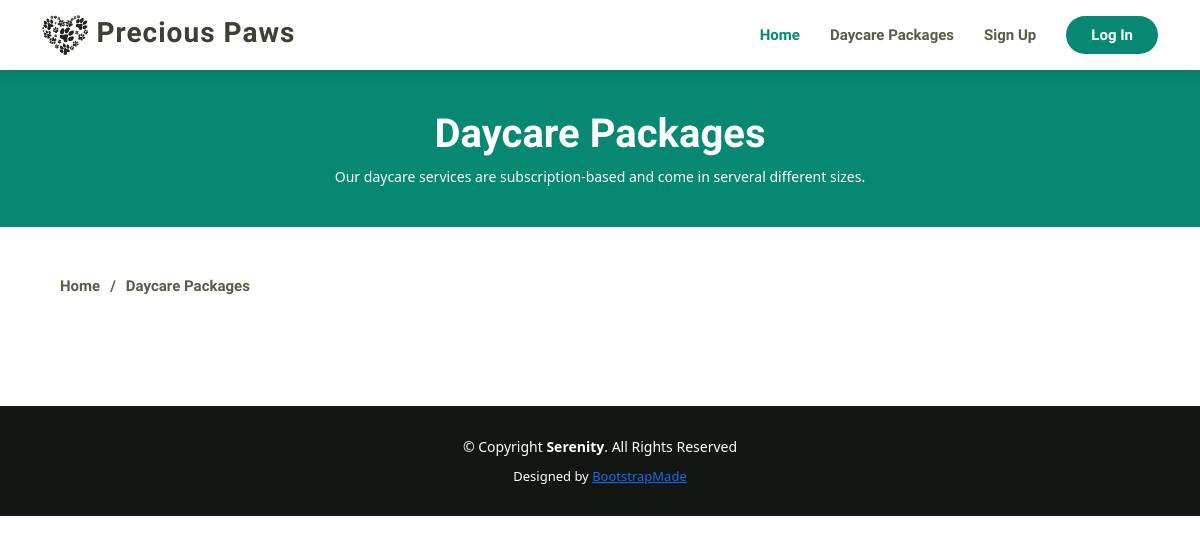
/services/, run on an earlier commit of the app's database.
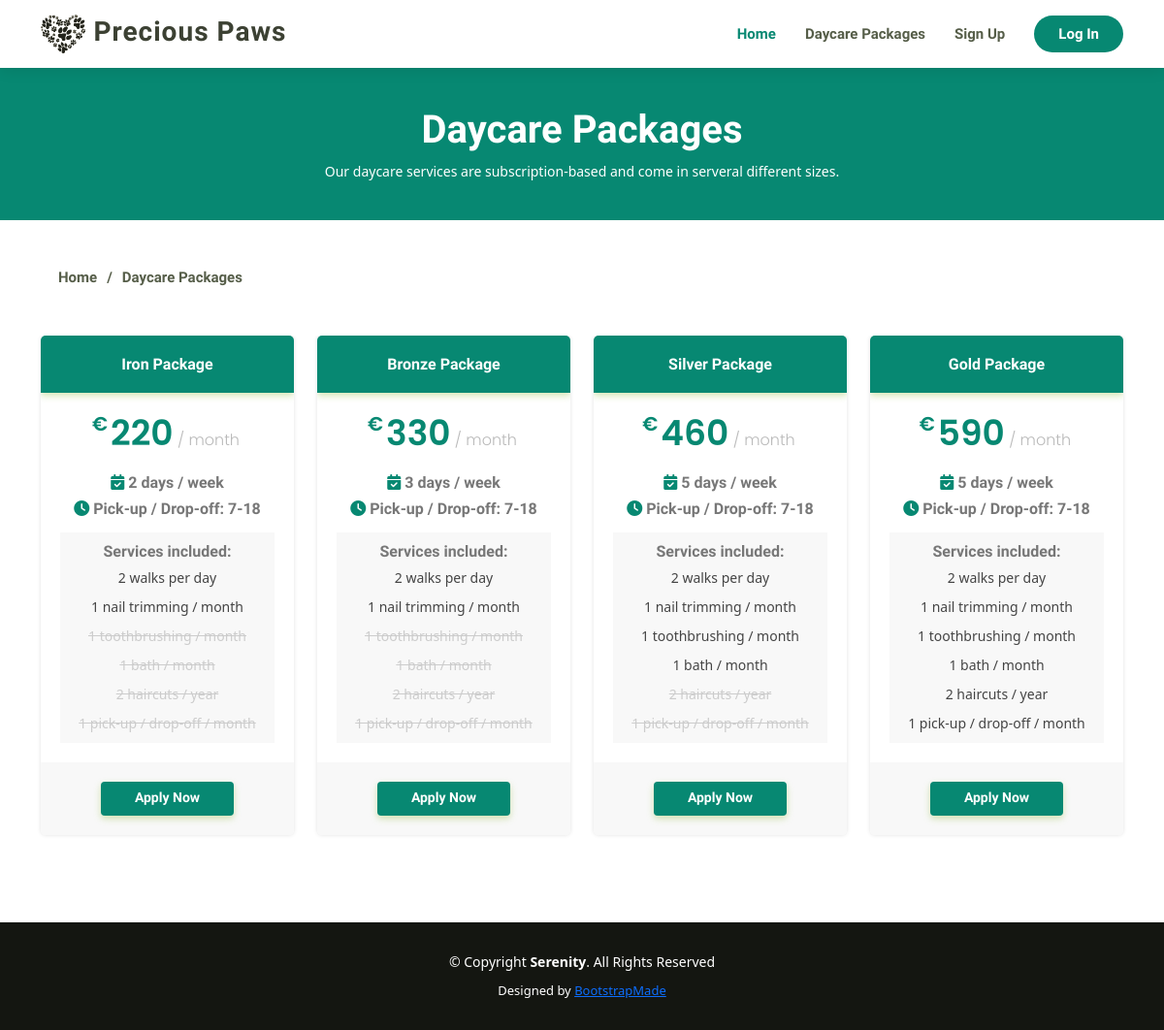
And on a later commit of the database.
### daycare/models.py (models this page shows, shortened)
class Service(models.Model):
    title = models.CharField(max_length=200, unique=True)
    no_days = models.IntegerField()
    nails = models.BooleanField(default=False)
    teeth = models.BooleanField(default=False)
    bath = models.BooleanField(default=False)
    hair_cuts = models.BooleanField(default=False)
    pickup = models.BooleanField(default=False)
    price = models.IntegerField()

### daycare/views.py (the view)
# urls.py: path('services/', views.Services.as_view(), name='services'),
class Services(generic.ListView):
    model = Service
    template_name = 'services.html'
    ordering = ['price']

### templates/services.html
{% extends "base.html" %}
{% block content %}
<main id="main">
    <section id="breadcrumbs" class="breadcrumbs">
        <div class="breadcrumb-hero">
            <div class="container">
                <div class="breadcrumb-hero">
                    <h1><strong>Daycare Packages</strong></h1>
                    <p>Our daycare services are subscription-based and come in serveral different sizes.</p>
                </div>
            </div>
        </div>
        <div class="container navbar">
            <ol>
                <li><a href="{% url 'home' %}">Home</a></li>
                <li class="crumb">Daycare Packages</li>
            </ol>
        </div>
    </section>
    <section id="pricing" class="pricing">
        <div class="container">
            <div class="row">
                {% for service in service_list %}
                <div class="col-lg-3 col-md-6">
                    <div class="box featured" data-aos="fade-up">
                        <h3>{{ service.title }}</h3>
                        <h4><sup>€</sup>{{ service.price }}<span> / month</span></h4>
                        <h6><i class="fa-solid fa-calendar-check"></i> {{ service.no_days }} days / week</h6>
                        <h6><i class="fa-solid fa-clock"></i> Pick-up / Drop-off: 7-18</h6>
                        <ul>
                            <h6><strong>Services included:</strong></h6>
                            <li>2 walks per day</li>
                            {% if service.nails %}
                            <li>1 nail trimming / month</li>
                            {% else %}
                            <li class="na">1 nail trimming / month</li>
                            {% endif %}
                            {% if service.teeth %}
                            <li>1 toothbrushing / month</li>
                            {% else %}
                            <li class="na">1 toothbrushing / month</li>
                            {% endif %}
                            {% if service.bath %}
                            <li>1 bath / month</li>
                            {% else %}
                            <li class="na">1 bath / month</li>
                            {% endif %}
                            {% if service.hair_cuts %}
                            <li>2 haircuts / year</li>
                            {% else %}
                            <li class="na">2 haircuts / year</li>
                            {% endif %}
                            {% if service.pickup %}
                            <li>1 pick-up / drop-off / month</li>
                            {% else %}
                            <li class="na">1 pick-up / drop-off / month</li>
                            {% endif %}
                        </ul>
                        <div class="btn-wrap">
                            <a href="#" class="btn-buy">Apply Now</a>
                        </div>
                    </div>
                </div>
                {% endfor %}
            </div>
        </div>
    </section>
</main>
{% endblock %}

### templates/base.html (shortened to what this page needs)
{% load static %}
<!DOCTYPE html>
<html lang="en">
<head>
    <link rel="stylesheet" href="https://cdn.jsdelivr.net/npm/bootstrap@4.3.1/dist/css/bootstrap.min.css"
>
    <link rel="stylesheet" href="{% static 'css/style.css' %}">
    <link href="{% static 'vendor/aos/aos.css' %}" rel="stylesheet">
    <link href="{% static 'vendor/bootstrap/css/bootstrap.min.css' %}" rel="stylesheet">
    <link href="{% static 'vendor/bootstrap-icons/bootstrap-icons.css' %}" rel="stylesheet">
    <link href="{% static 'vendor/boxicons/css/boxicons.min.css' %}" rel="stylesheet">
    <link href="{% static 'vendor/glightbox/css/glightbox.min.css' %}" rel="stylesheet">
    <link href="{% static 'vendor/swiper/swiper-bundle.min.css' %}" rel="stylesheet">
</head>
<body>
    <header id="header" class="fixed-top d-flex align-items-center">
        <div class="container d-flex align-items-center justify-content-between">
            <div class="logo">
                <h1 class="text-light"><a href="{% url 'home' %}"><img src="{% static 'images/paws.png' %}"
                            class="img-fluid" alt="logo"> Precious Paws</a></h1>
            </div>
            <nav id="navbar" class="navbar">
                <ul>
                    <li><a class="active" href="{% url 'home' %}">Home</a></li>
                    <li><a href="{% url 'services' %}">Daycare Packages</a></li>
                    {% if user.is_authenticated %}
                    <li><a class="getstarted" href="{% url 'account_logout' %}">Log Out</a></li>
                    {% else %}
                    <li><a href="{% url 'account_signup' %}">Sign Up</a></li>
                    <li><a class="getstarted" href="{% url 'account_login' %}">Log In</a></li>
                    {% endif %}
                </ul>
            </nav>
        </div>
    </header>
    <main class="flex-shrink-0 main-bg">
        {% block content %}{% endblock content %}
    </main>
    <footer id="footer">
        <div class="container">
            <div class="copyright">
                &copy; Copyright <strong><span>Serenity</span></strong>. All Rights Reserved
            </div>
            <div class="credits">
                Designed by <a href="https://bootstrapmade.com/">BootstrapMade</a>
            </div>
        </div>
    </footer>
</body>
</html>

### static/css/style.css (style rules this page uses)
body { font-family: "Open Sans", sans-serif; color: #444444; }
a { color: #055e4f; text-decoration: none; }
h1, h2, h3, h4, h5, h6 { font-family: "Raleway", sans-serif; }
#main { margin-top: 70px; z-index: 3; position: relative; }
#header { height: 70px; z-index: 997; transition: all 0.5s ease-in-out; background: #fff; box-shadow: 0px 2px 15px rgba(0, 0, 0, 0.1); }
#header .logo h1 { font-size: 28px; margin: 0; line-height: 0; font-weight: 600; letter-spacing: 1px; }
#header .logo h1 a, #header .logo h1 a:hover { color: #3c4133; text-decoration: none; }
#header .logo img { padding: 0; margin: 0; max-height: 40px; }
.navbar { padding: 0; }
.navbar ul { margin: 0; padding: 0; display: flex; list-style: none; align-items: center; }
.navbar li { position: relative; }
.navbar a, .navbar a:focus, .crumb { display: flex; align-items: center; justify-content: space-between; padding: 10px 0 10px 30px; font-family: "Raleway", sans-serif; font-size: 15px; font-weight: 600; color: #565e49; white-space: nowrap; transition: 0.3s; text-decoration: none; }
.navbar a:hover, .navbar .active, .navbar .active:focus, .navbar li:hover>a { color: #078872; }
.navbar .getstarted, .navbar .getstarted:focus { background: #078872; padding: 8px 25px; margin-left: 30px; border-radius: 50px; color: #fff; }
section { padding-bottom: 60px; overflow: hidden; }
.breadcrumbs { padding: 0; }
.breadcrumbs .breadcrumb-hero { text-align: center; background: #078872; padding: 20px 0; color: #fff; }
.breadcrumbs .breadcrumb-hero p { font-size: 14px; margin-bottom: 0; }
.breadcrumbs ol { display: flex; flex-wrap: wrap; list-style: none; padding: 0; margin: 30px 0; }
.breadcrumbs ol li+li { padding-left: 10px; }
.breadcrumbs ol li+li::before { display: inline-block; padding-right: 10px; color: #565e49; content: "/"; }
.pricing .box { padding: 20px; margin-bottom: 30px; background: #fff; text-align: center; box-shadow: 0px 0px 4px rgba(0, 0, 0, 0.12); border-radius: 5px; position: relative; overflow: hidden; }
.pricing h3 { font-weight: 400; margin: -20px -20px 20px -20px; padding: 20px 15px; font-size: 16px; font-weight: 600; color: #777777; background: #f8f8f8; }
.pricing h4 { font-size: 36px; color: #078872; font-weight: 600; font-family: "Poppins", sans-serif; margin-bottom: 20px; }
.pricing h4 sup { font-size: 20px; top: -15px; left: -3px; }
.pricing h4 span { color: #bababa; font-size: 16px; font-weight: 300; }
.pricing h6 { font-weight: 400; font-size: 16px; font-weight: 600; color: #777777; }
.pricing i { color: #078872; }
.pricing ul { padding: 10px 0 0 0; margin-top: 15px; list-style: none; color: #444444; background: #f8f8f8; text-align: center; line-height: 20px; font-size: 14px; }
.pricing ul li { padding-bottom: 10px; }
.pricing ul .na { color: #ccc; text-decoration: line-through; }
.pricing .btn-wrap { margin: 20px -20px -20px -20px; padding: 20px 15px; background: #f8f8f8; text-align: center; }
.pricing .btn-buy { background: #078872; display: inline-block; padding: 6px 35px 8px 35px; border-radius: 4px; color: #fff; transition: none; font-size: 14px; font-weight: 400; font-family: "Raleway", sans-serif; font-weight: 600; box-shadow: 0 3px 7px rgba(148, 192, 69, 0.4); transition: 0.3s; text-decoration: none; }
.pricing .featured h3 { color: #fff; background: #078872; box-shadow: 0 3px 7px rgba(148, 192, 69, 0.4); }
#footer { background: #141611; padding: 0 0 30px 0; color: #fff; font-size: 14px; }
#footer .copyright { text-align: center; padding-top: 30px; }
#footer .credits { padding-top: 10px; text-align: center; font-size: 13px; color: #fff; }

What changed in the data, as far as the page shows it:
added Service: title "Iron Package", price "220", no_days "2", nails "1 nail trimming / month", teeth "1 toothbrushing / month", bath "1 bath / month", hair_cuts "2 haircuts / year", pickup "1 pick-up / drop-off / month"
added Service: title "Bronze Package", price "330", no_days "3", nails "1 nail trimming / month", teeth "1 toothbrushing / month", bath "1 bath / month", hair_cuts "2 haircuts / year", pickup "1 pick-up / drop-off / month"
added Service: title "Silver Package", price "460", no_days "5", nails "1 nail trimming / month", teeth "1 toothbrushing / month", bath "1 bath / month", hair_cuts "2 haircuts / year", pickup "1 pick-up / drop-off / month"
added Service: title "Gold Package", price "590", no_days "5", nails "1 nail trimming / month", teeth "1 toothbrushing / month", bath "1 bath / month", hair_cuts "2 haircuts / year", pickup "1 pick-up / drop-off / month"
